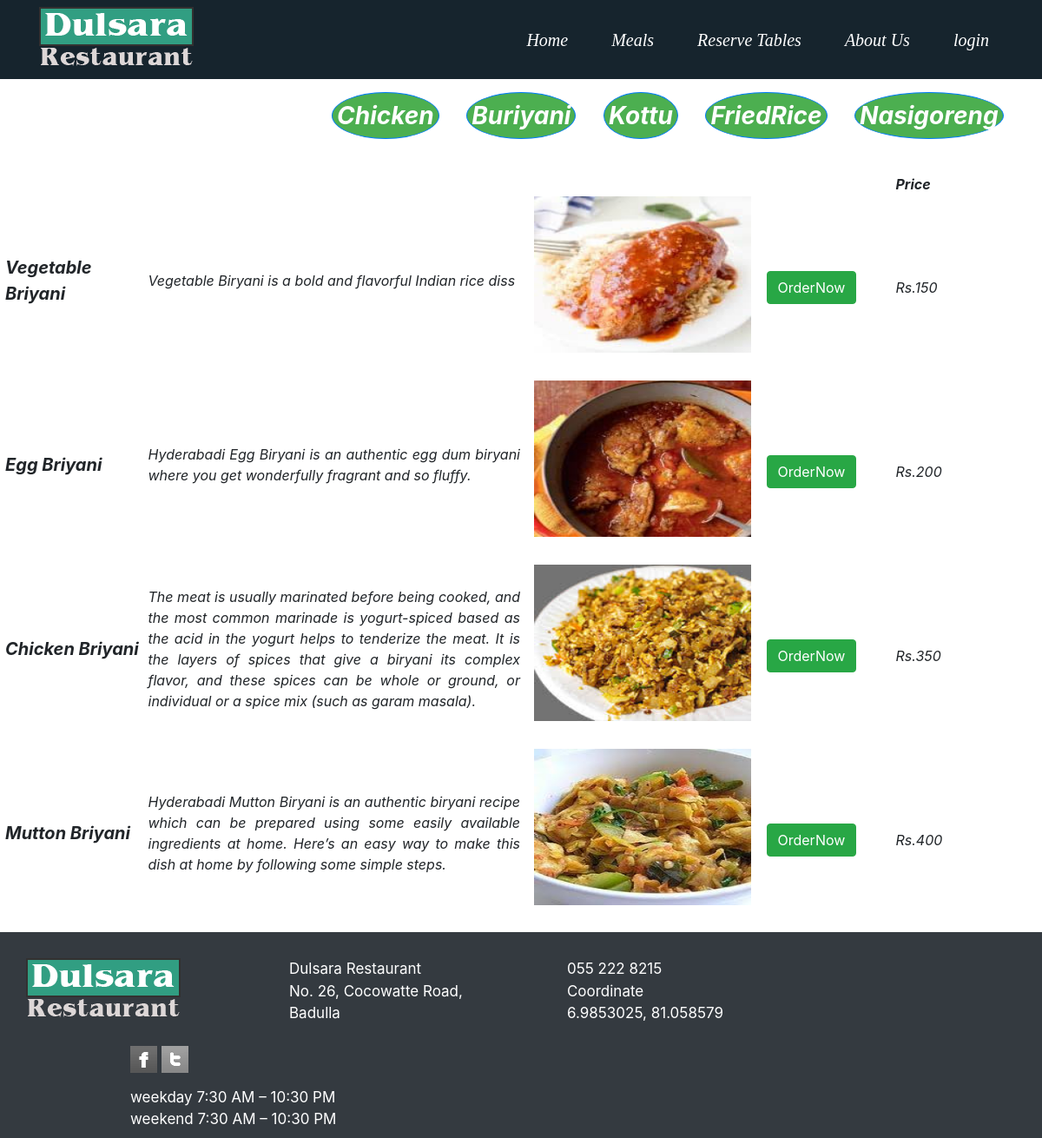
Screenshot of /foodss/buriyani.php with the database file from the repository.
### tables this page shows
CREATE TABLE `foods` (
  `food_id` int(20) NOT NULL,
  `food_name` varchar(100) NOT NULL,
  `food_desc` varchar(500) NOT NULL,
  `category_name` varchar(100) NOT NULL,
  `unit_price1` int(100) NOT NULL,
  `gallery_link` varchar(100) NOT NULL
);

### foodss/buriyani.php (the view, shortened to what this page needs)
<!doctype html>
<html lang="en">
  <head>
    <link rel="stylesheet" href="https://stackpath.bootstrapcdn.com/bootstrap/4.1.3/css/bootstrap.min.css">
  </head>
  <body>
                <nav class="navbar navbar-light" style="background-color:#16242D;font-style: italic;">
                    <div class="container" style="font-family:navfont; font-color:White;">
                      <img src="../Images/logo.png" alt="Dulsara logo">
                        <div id="navcontent">
                          <a class="navbar-brand" style="color:White;" href="../home.php">Home</a>
                          <a class="navbar-brand" style="color:White;" href="view.php">Meals</a>
                          <a class="navbar-brand" style="color:White;" href="../tablenew.php">Reserve Tables</a>
                          <a class="navbar-brand" style="color:White;"href="../AboutUs.php"> About Us</a>
                                                    <a class="navbar-brand" href="../login.php" style="color:White;">login</a>
                        </div>
                    </div>
                </nav>
                                <div class="btn-toolbar">
                      <a class="btn btn-primary" href="view.php" style="padding: 5px 5px; font-weight: ; font-size: 28px; background-color: #4CAF50; border-radius: 50%;" role="button">Chicken</a>&nbsp&nbsp&nbsp&nbsp&nbsp&nbsp&nbsp
           <a class="btn btn-primary" href="buriyani.php" style="padding: 5px 5px; font-weight: bold; font-size: 28px; background-color: #4CAF50; border-radius: 50%;" role="button">Buriyani</a>&nbsp&nbsp&nbsp&nbsp&nbsp&nbsp&nbsp
           <a class="btn btn-primary" href="kothu.php" style="padding: 5px 5px; font-weight: bold; font-size: 28px; background-color: #4CAF50; border-radius: 50%;" role="button"">Kottu</a>&nbsp&nbsp&nbsp&nbsp&nbsp&nbsp&nbsp
           <a class="btn btn-primary" href="friedrice.php" style="padding: 5px 5px; font-weight: bold; font-size: 28px; background-color: #4CAF50; border-radius: 50%;" role="button">FriedRice</a>&nbsp&nbsp&nbsp&nbsp&nbsp&nbsp&nbsp
          <a class="btn btn-primary" href="nasi.php" style="padding: 5px 5px; font-weight: bold; font-size: 28px; background-color: #4CAF50; border-radius: 50%;" role="button">Nasigoreng</a>&nbsp&nbsp&nbsp&nbsp&nbsp&nbsp&nbsp
                </div>
				<div class="w3-container w3">
					<div class="row  w3-margin" >
          <table class=" " id="example" style="text-align:justify;border:2px; font-style: italic;" >
							<thead>
									<tr>
										<th></th>
										<th></th>
										<th></th>
										<th>Price</th>
									</tr>
										<?php
									           include '../includes/dbh.inc.php';
												$sql = "SELECT * FROM foods WHERE (category_name='Briyani')";
											$result = $conn -> query($sql);
											if ($result->num_rows>0 ) {
											  while($row = $result->fetch_assoc()) {
                            echo "<tr>";
                            echo "<td width='15%''>";?><p style="font-weight: bold; margin-left:20px; font-size: 20px;"><?php echo $row['food_name'];?></p> <?php echo "</td>";
                            echo "<td width='35%'>"; ?><p style="text-align: justify;"><?php echo $row['food_desc']; ?></p> <?php echo "</td>";
                            echo "<td width='35%'>"; ?>&nbsp&nbsp&nbsp<img  style="width:250px; margin-bottom: 30px; height:180px" src="../images/<?php echo $row["gallery_link"]; ?>"/><a href="../login.php">&nbsp&nbsp&nbsp&nbsp<input type="button" onclick="myFunction()" name="add_to_cart" style="margin-top:;" class="btn btn-success" value="OrderNow" />
                              </a><?php  echo "</td>";
                              echo "<td width='15%'>";echo"Rs."; echo $row['unit_price1'];  echo "</td>";
														  echo "</tr>";
														}
											}
										?>
								</thead>
							</table>
						</div>
				</div>
                                <div id="footer">
<nav class="navbar navbar-dark bg-dark" style="padding-top: 30px;">
<div class="container">
<div class="row">
<div class="col1">
  <img src="../Images/logo.png" alt="Dulsara Logo"></br></br>
</div>
 <div class="col2">
         Dulsara Restaurant
        <address> No. 26, Cocowatte Road,</br>Badulla</address>
</div>
<div class="col3">
       055 222 8215 <br>
        Coordinate<br> <a href="https://www.google.com/maps/place/6.9853025,81.058579" target="_blank" style="color:white;"> 6.9853025, 81.058579</a>
</div>
<div class="col4">
        <p class="icons">
          <a href="#" class="normaltip" title="Facebook"><img src="../Images/icon1.gif" alt=""></a>
          <a href="#" class="normaltip" title="Twitter"><img src="../Images/icon3.gif" alt=""></a>
        </p>
        weekday      7:30 AM – 10:30 PM <br>
        weekend    7:30 AM – 10:30 PM
</div>
</div>
</div>
</div>
</body>
</html>

### foodss/buriyani.php (style rules this page uses)
* { box-sizing: border-box; }
.row:after { content: ""; display: table; clear: both; }
.btn-toolbar { margin-left:350px; text-align: center; align-content:center; padding: 15px 32px; cursor: pointer; border-radius: 50%; }
.btn-primary { border-radius: 12px; text-align: center; padding: 12px 28px; background-color: #A9A9A9; font-weight: bold; font-style: italic; cursor: pointer; }
.navbar-brand { padding-left: 30px; font-weight: ; font-style: ; }
.col2 { padding-left: 120px; }
.col3 { padding-left: 120px; }
.col4 { padding-left: 120px; color:White; }
.icons { align-items: center; }
#footer { color: White; font-size:17px; }

### rows the page displays
foods: food_name "Vegetable Briyani", food_desc "Vegetable Biryani is a bold and flavorful Indian rice diss", gallery_link (picture), unit_price1 "150"
foods: food_name "Egg Briyani", food_desc "Hyderabadi Egg Biryani is an authentic egg dum biryani where you get wonderfully fragrant and so fluffy.", gallery_link (picture), unit_price1 "200"
foods: food_name "Chicken Briyani", food_desc "The meat is usually marinated before being cooked, and the most common marinade is yogurt-spiced based as the acid in the yogurt helps to tenderize the meat. It is the layers of spices that give a biryani its complex flavor, and these spices can be whole or ground, or individual or a spice mix (such as garam masala).", gallery_link (picture), unit_price1 "350"
foods: food_name "Mutton Briyani", food_desc "Hyderabadi Mutton Biryani is an authentic biryani recipe which can be prepared using some easily available ingredients at home. Here’s an easy way to make this dish at home by following some simple steps.", gallery_link (picture), unit_price1 "400"
